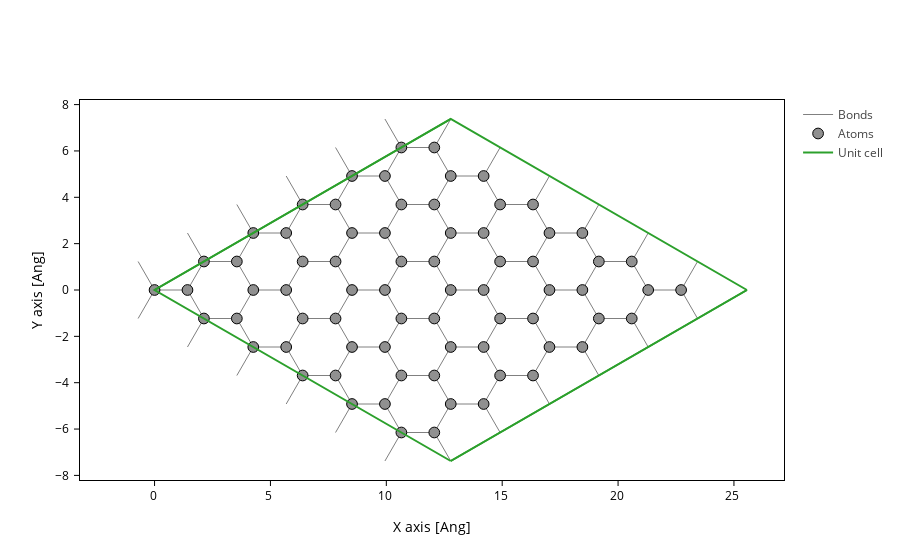

The code cell stored with this chart in its notebook:
### Markdown cell above
In this example we have `na=72` atoms, each have one orbital, hence the total number of orbitals is `no=72`. The description of the atomic specie in the geometry tells us we have a carbon atom, with a single orbital with a radius of $1.4342\,\mathrm{Å}$. The number of supercells are `[3, 3, 1]` which means cells `{-1, 0, 1}` along the first and second lattice are taken into account.

Later we will look into the details of *orbitals* associated with *atoms* and how they may be used for wavefunctions etc.

Lets visualize the atomic positions (here adding atomic indices)

### Code cell
graphene.plot(axes="xy")

### Figure 1 — Plotly figure (JSON) as saved in the notebook; plotly's stock layout.template omitted (floating-point values rounded to 4 significant figures; data arrays with more than 128 entries replaced by an {"elided": "..."} marker saying what was removed)
{"data": [{"line": {"color": "gray", "width": 1.0}, "meta": {}, "mode": "lines", "name": "Bonds", "opacity": 1.0, "type": "scatter", "x": {"elided": "2520 float values"}, "y": {"elided": "2520 float values"}}, {"marker": {"color": "#909090", "line": {"color": "black", "width": 1}, "opacity": 1.0, "size": 10.72}, "meta": {}, "mode": "markers", "name": "Atoms", "opacity": 1, "type": "scatter", "x": [0.0, 1.42, 2.13, 3.55, 4.26, 5.68, 6.39, 7.81, 8.52, 9.94, 10.65, 12.07, 2.13, 3.55, 4.26, 5.68, 6.39, 7.81, 8.52, 9.94, 10.65, 12.07, 12.78, 14.2, 4.26, 5.68, 6.39, 7.81, 8.52, 9.94, 10.65, 12.07, 12.78, 14.2, 14.91, 16.33, 6.39, 7.81, 8.52, 9.94, 10.65, 12.07, 12.78, 14.2, 14.91, 16.33, 17.04, 18.46, 8.52, 9.94, 10.65, 12.07, 12.78, 14.2, 14.91, 16.33, 17.04, 18.46, 19.17, 20.59, 10.65, 12.07, 12.78, 14.2, 14.91, 16.33, 17.04, 18.46, 19.17, 20.59, 21.3, 22.72], "y": [0.0, 0.0, -1.23, -1.23, -2.46, -2.46, -3.689, -3.689, -4.919, -4.919, -6.149, -6.149, 1.23, 1.23, 0.0, 0.0, -1.23, -1.23, -2.46, -2.46, -3.689, -3.689, -4.919, -4.919, 2.46, 2.46, 1.23, 1.23, 0.0, 0.0, -1.23, -1.23, -2.46, -2.46, -3.689, -3.689, 3.689, 3.689, 2.46, 2.46, 1.23, 1.23, 0.0, 0.0, -1.23, -1.23, -2.46, -2.46, 4.919, 4.919, 3.689, 3.689, 2.46, 2.46, 1.23, 1.23, 0.0, 0.0, -1.23, -1.23, 6.149, 6.149, 4.919, 4.919, 3.689, 3.689, 2.46, 2.46, 1.23, 1.23, 0.0, 0.0]}, {"meta": {}, "mode": "lines", "name": "Unit cell", "type": "scatter", "x": [0.0, 12.78, 25.56, 25.56, 12.78, 12.78, NaN, 12.78, 0.0, 0.0, 12.78, 12.78, 0.0, NaN, 25.56, 12.78, NaN, 25.56, 12.78], "y": [0.0, 7.379, 0.0, 0.0, 7.379, 7.379, NaN, 7.379, 0.0, 0.0, -7.379, -7.379, 0.0, NaN, 0.0, -7.379, NaN, 0.0, -7.379]}], "layout": {"scene": {"aspectmode": "data", "xaxis": {"title": {"text": "X axis [Ang]"}}, "yaxis": {"title": {"text": "Y axis [Ang]"}}}, "xaxis": {"scaleanchor": "y", "scaleratio": 1, "title": {"text": "X axis [Ang]"}}, "yaxis": {"title": {"text": "Y axis [Ang]"}}}}
